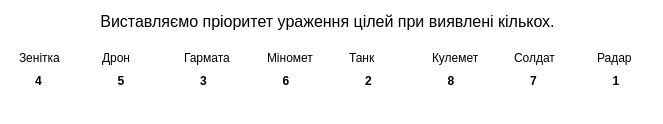
        <widget class="QFrame" name="frame_4">
         <property name="styleSheet">
          <string notr="true">background: transparent;</string>
         </property>
         <property name="frameShape">
          <enum>QFrame::StyledPanel</enum>
         </property>
         <property name="frameShadow">
          <enum>QFrame::Raised</enum>
         </property>
         <widget class="QWidget" name="gridLayoutWidget_2">
          <property name="geometry">
           <rect>
            <x>0</x>
            <y>0</y>
            <width>654</width>
            <height>115</height>
           </rect>
          </property>
          <layout class="QGridLayout" name="gridLayout_2">
           <item row="1" column="3">
            <widget class="QCheckBox" name="checkBox_5">
             <property name="text">
              <string>Міномет</string>
             </property>
            </widget>
           </item>
           <item row="1" column="1">
            <widget class="QCheckBox" name="checkBox_8">
             <property name="text">
              <string>Дрон</string>
             </property>
            </widget>
           </item>
           <item row="1" column="2">
            <widget class="QCheckBox" name="checkBox_6">
             <property name="text">
              <string>Гармата</string>
             </property>
            </widget>
           </item>
           <item row="1" column="0">
            <widget class="QCheckBox" name="checkBox_7">
             <property name="text">
              <string>Зенітка</string>
             </property>
            </widget>
           </item>
           <item row="2" column="4">
            <widget class="QLabel" name="label_36">
             <property name="font">
              <font>
               <weight>75</weight>
               <bold>true</bold>
              </font>
             </property>
             <property name="text">
              <string>2</string>
             </property>
             <property name="alignment">
              <set>Qt::AlignHCenter|Qt::AlignTop</set>
             </property>
            </widget>
           </item>
           <item row="2" column="3">
            <widget class="QLabel" name="label_37">
             <property name="font">
              <font>
               <weight>75</weight>
               <bold>true</bold>
              </font>
             </property>
             <property name="text">
              <string>6</string>
             </property>
             <property name="alignment">
              <set>Qt::AlignHCenter|Qt::AlignTop</set>
             </property>
            </widget>
           </item>
           <item row="2" column="1">
            <widget class="QLabel" name="label_35">
             <property name="font">
              <font>
               <weight>75</weight>
               <bold>true</bold>
              </font>
             </property>
             <property name="text">
              <string>5</string>
             </property>
             <property name="alignment">
              <set>Qt::AlignHCenter|Qt::AlignTop</set>
             </property>
            </widget>
           </item>
           <item row="2" column="2">
            <widget class="QLabel" name="label_34">
             <property name="font">
              <font>
               <weight>75</weight>
               <bold>true</bold>
              </font>
             </property>
             <property name="text">
              <string>3</string>
             </property>
             <property name="alignment">
              <set>Qt::AlignHCenter|Qt::AlignTop</set>
             </property>
            </widget>
           </item>
           <item row="2" column="0">
            <widget class="QLabel" name="label_39">
             <property name="font">
              <font>
               <weight>75</weight>
               <bold>true</bold>
              </font>
             </property>
             <property name="text">
              <string>4</string>
             </property>
             <property name="alignment">
              <set>Qt::AlignHCenter|Qt::AlignTop</set>
             </property>
            </widget>
           </item>
           <item row="1" column="4">
            <widget class="QCheckBox" name="checkBox_4">
             <property name="text">
              <string>Танк</string>
             </property>
            </widget>
           </item>
           <item row="1" column="7">
            <widget class="QCheckBox" name="checkBox">
             <property name="text">
              <string>Радар</string>
             </property>
            </widget>
           </item>
           <item row="2" column="7">
            <widget class="QLabel" name="label_30">
             <property name="font">
              <font>
               <weight>75</weight>
               <bold>true</bold>
              </font>
             </property>
             <property name="text">
              <string>1</string>
             </property>
             <property name="alignment">
              <set>Qt::AlignHCenter|Qt::AlignTop</set>
             </property>
            </widget>
           </item>
           <item row="1" column="5">
            <widget class="QCheckBox" name="checkBox_3">
             <property name="text">
              <string>Кулемет</string>
             </property>
            </widget>
           </item>
           <item row="2" column="5">
            <widget class="QLabel" name="label_33">
             <property name="font">
              <font>
               <weight>75</weight>
               <bold>true</bold>
              </font>
             </property>
             <property name="text">
              <string>8</string>
             </property>
             <property name="alignment">
              <set>Qt::AlignHCenter|Qt::AlignTop</set>
             </property>
            </widget>
           </item>
           <item row="1" column="6">
            <widget class="QCheckBox" name="checkBox_2">
             <property name="text">
              <string>Солдат</string>
             </property>
            </widget>
           </item>
           <item row="2" column="6">
            <widget class="QLabel" name="label_29">
             <property name="font">
              <font>
               <weight>75</weight>
               <bold>true</bold>
              </font>
             </property>
             <property name="text">
              <string>7</string>
             </property>
             <property name="alignment">
              <set>Qt::AlignHCenter|Qt::AlignTop</set>
             </property>
            </widget>
           </item>
           <item row="0" column="1" colspan="6">
            <widget class="QLabel" name="label_31">
             <property name="font">
              <font>
               <pointsize>12</pointsize>
               <weight>50</weight>
               <bold>false</bold>
              </font>
             </property>
             <property name="styleSheet">
              <string notr="true">background: transparent;</string>
             </property>
             <property name="text">
              <string>Виставляємо пріоритет ураження цілей при виявлені кількох.</string>
             </property>
             <property name="alignment">
              <set>Qt::AlignCenter</set>
             </property>
            </widget>
           </item>
          </layout>
         </widget>
        </widget>
